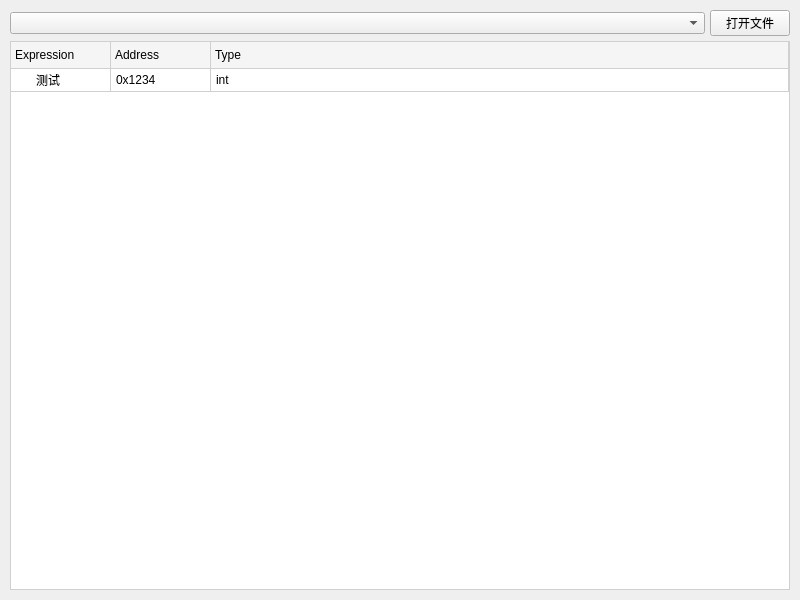
<?xml version="1.0" encoding="UTF-8"?>
<ui version="4.0">
 <class>Widget</class>
 <widget class="QWidget" name="Widget">
  <property name="geometry">
   <rect>
    <x>0</x>
    <y>0</y>
    <width>800</width>
    <height>600</height>
   </rect>
  </property>
  <property name="windowTitle">
   <string>Widget</string>
  </property>
  <layout class="QVBoxLayout" name="verticalLayout">
   <property name="spacing">
    <number>5</number>
   </property>
   <property name="leftMargin">
    <number>10</number>
   </property>
   <property name="topMargin">
    <number>10</number>
   </property>
   <property name="rightMargin">
    <number>10</number>
   </property>
   <property name="bottomMargin">
    <number>10</number>
   </property>
   <item>
    <layout class="QHBoxLayout" name="horizontalLayout" stretch="0,0">
     <property name="spacing">
      <number>5</number>
     </property>
     <property name="leftMargin">
      <number>0</number>
     </property>
     <property name="rightMargin">
      <number>0</number>
     </property>
     <item>
      <widget class="QComboBox" name="comboBox">
       <property name="sizePolicy">
        <sizepolicy hsizetype="Expanding" vsizetype="Fixed">
         <horstretch>0</horstretch>
         <verstretch>0</verstretch>
        </sizepolicy>
       </property>
       <property name="styleSheet">
        <string notr="true"/>
       </property>
      </widget>
     </item>
     <item>
      <widget class="QPushButton" name="pushButton">
       <property name="sizePolicy">
        <sizepolicy hsizetype="Fixed" vsizetype="Fixed">
         <horstretch>0</horstretch>
         <verstretch>0</verstretch>
        </sizepolicy>
       </property>
       <property name="font">
        <font>
         <pointsize>9</pointsize>
        </font>
       </property>
       <property name="styleSheet">
        <string notr="true"/>
       </property>
       <property name="text">
        <string>打开文件</string>
       </property>
      </widget>
     </item>
    </layout>
   </item>
   <item>
    <widget class="QTreeWidget" name="treeWidget">
     <property name="styleSheet">
      <string notr="true">
QTreeWidget {
    border: 1px solid #d0d0d0;          /* 控件整体外边框 */
    outline: none;                      /* 避免选中时文本含边框 */
}
 
QHeaderView::section {
    border: 1px solid #d0d0d0;          /* 控件整体外边框 */
    border-left: none;                  /* 避免表头之间线条重叠变粗 */
    border-top: none;                   /* 避免表头之间线条重叠变粗 */
    background-color: #f5f5f5;
    padding: 4px;
}
 
QTreeView::item {
    border-right: 1px solid #d0d0d0;    /* 垂直网格线 */
    border-bottom: 1px solid #d0d0d0;   /* 水平网格线 */
    background-clip: content;           /* 防止选中背景盖住边框 */
    padding: 2px;
}
 
QTreeView::item:selected {
    background-color: #cfe6fd;
    color: black;
}
 
QTreeView::branch {
    border-bottom: 1px solid #d0d0d0;   /* 展开图标区域也补上水平线 */
}
</string>
     </property>
     <property name="uniformRowHeights">
      <bool>true</bool>
     </property>
     <column>
      <property name="text">
       <string>Expression</string>
      </property>
     </column>
     <column>
      <property name="text">
       <string>Address</string>
      </property>
     </column>
     <column>
      <property name="text">
       <string>Type</string>
      </property>
     </column>
     <item>
      <property name="text">
       <string>测试</string>
      </property>
      <property name="text">
       <string>0x1234</string>
      </property>
      <property name="text">
       <string>int</string>
      </property>
     </item>
    </widget>
   </item>
  </layout>
 </widget>
 <resources/>
 <connections/>
</ui>
